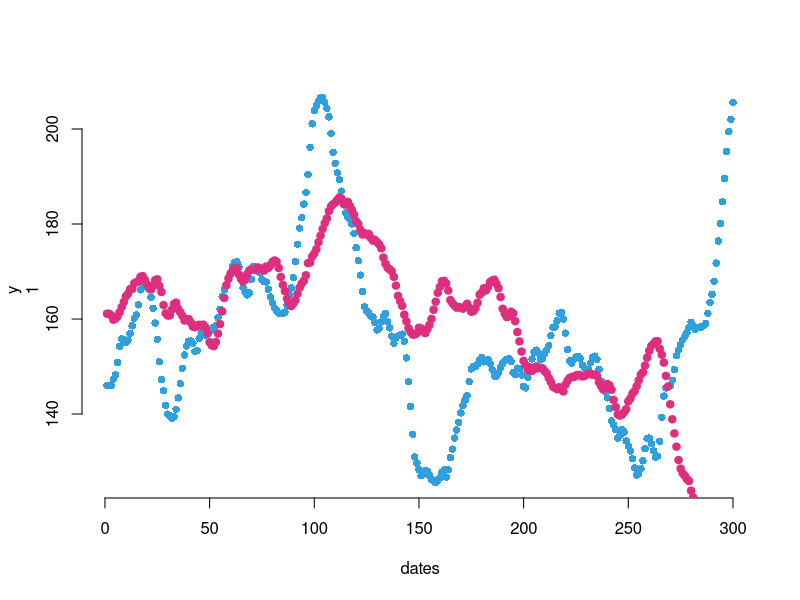
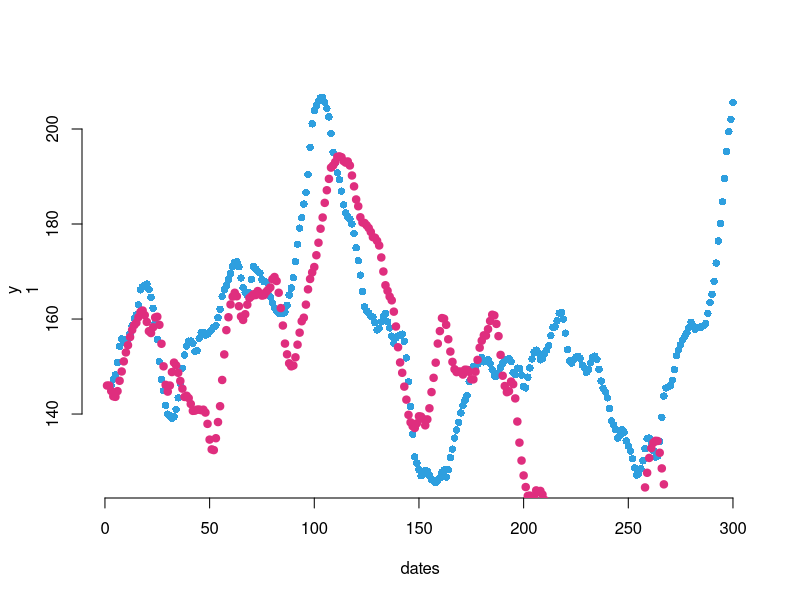
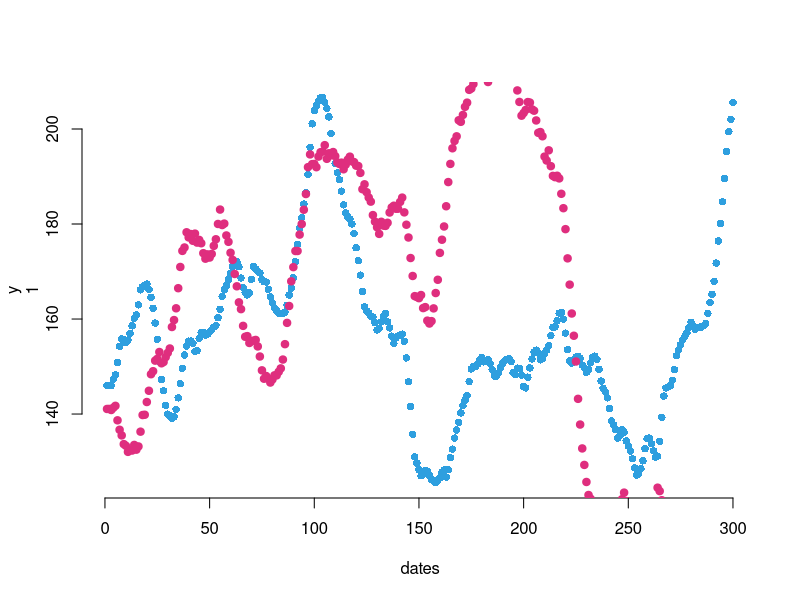
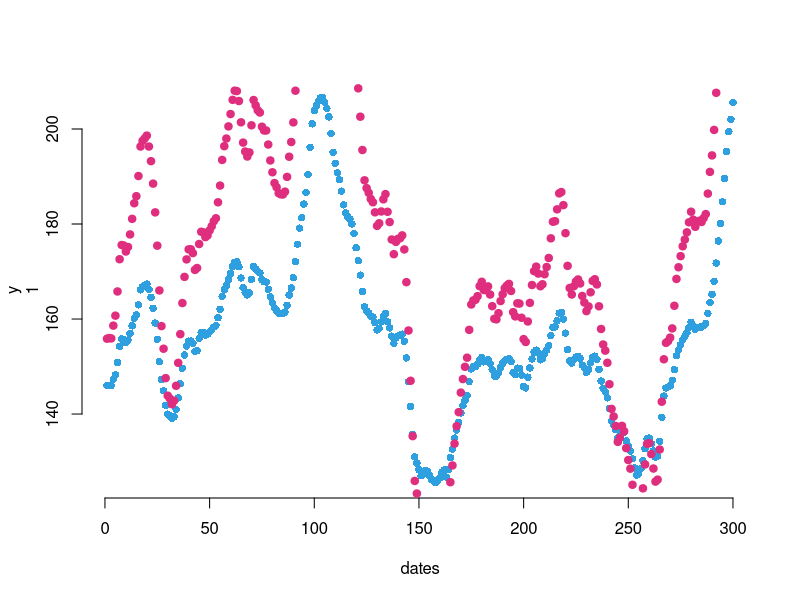
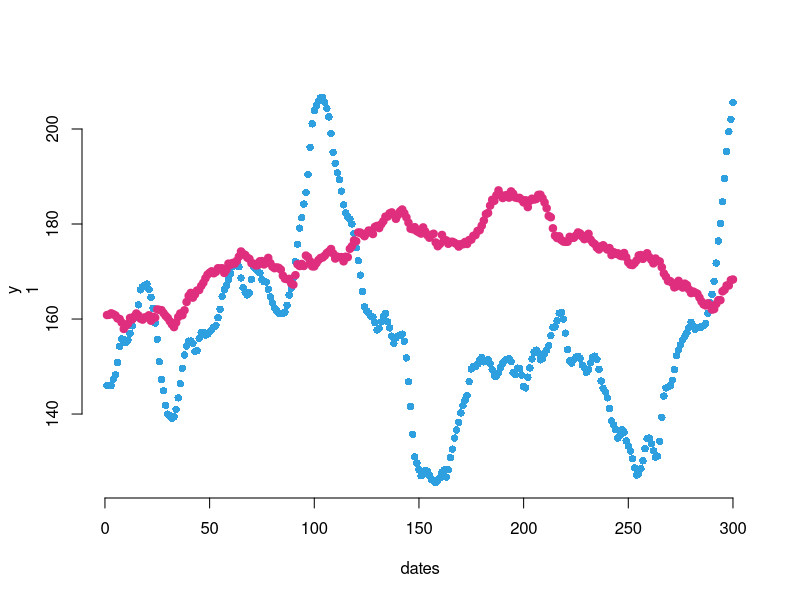
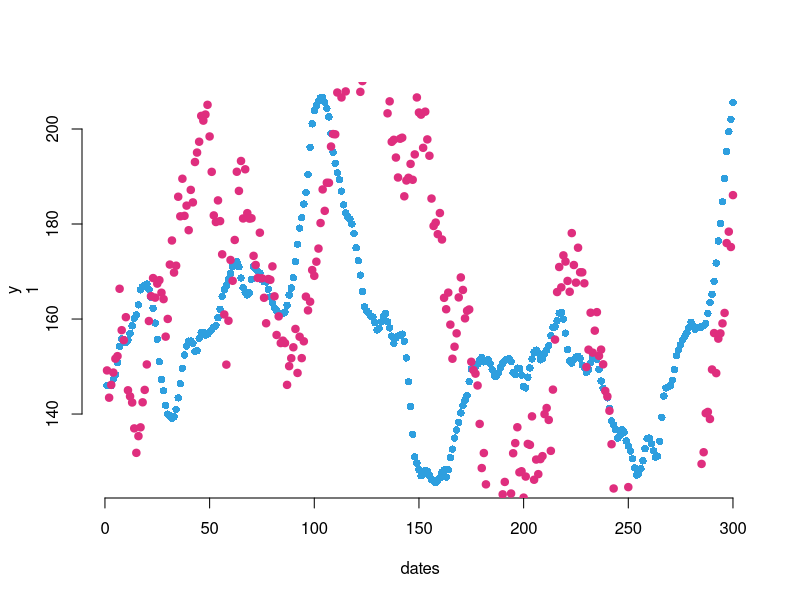
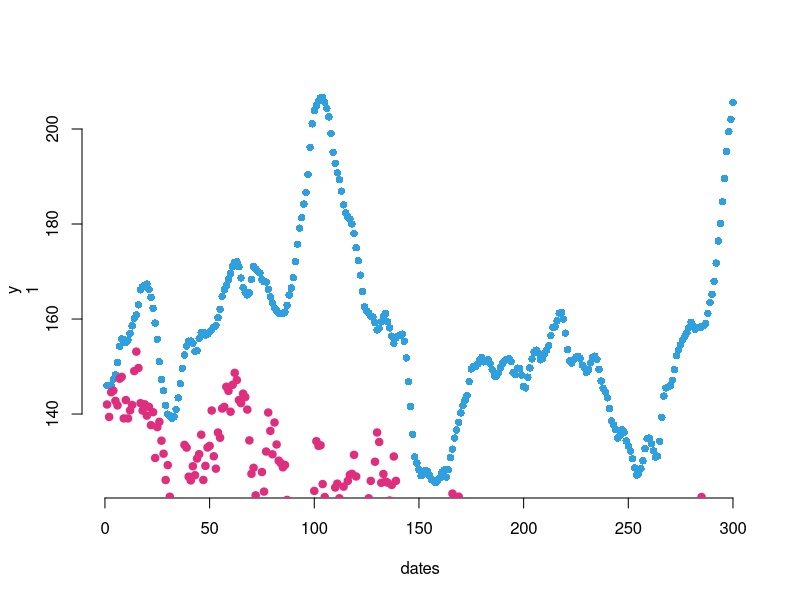
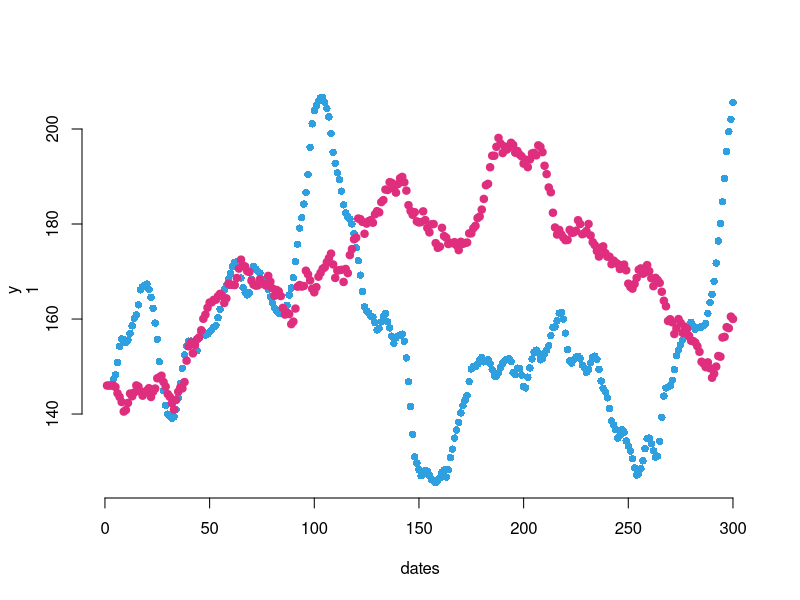

Here is the R script that generated these plots, in order: (Note: this script raises an error after producing the figures.)
data <- read.csv('data.csv', header = TRUE, stringsAsFactors = FALSE)
xLength <- length(data$date)
xPointsForDates <- 1:xLength

for (i in 1:10) {
  for (j in (i + 1):10) {
    pdfName <- sprintf('rplot_y%d_and_y%d.pdf', i, j)
    # Open a pdf file
    pdf(pdfName)
    # Create a plot
    plot(x = xPointsForDates, y = data[[sprintf('y%d', i)]],
         pch = 16, frame = FALSE,
         xlab = 'dates', ylab = c('y', i), col = '#2E9FDF')
    points(x = xPointsForDates, y = data[[sprintf('y%d', j)]], col = '#Df2E7E', pch = 19)
    # Close the pdf file
    dev.off() 
    # Print that PDF is generated
    print(sprintf('PDF %s with charts for y%d and y%d is generated', pdfName, i, j))
  }
}
